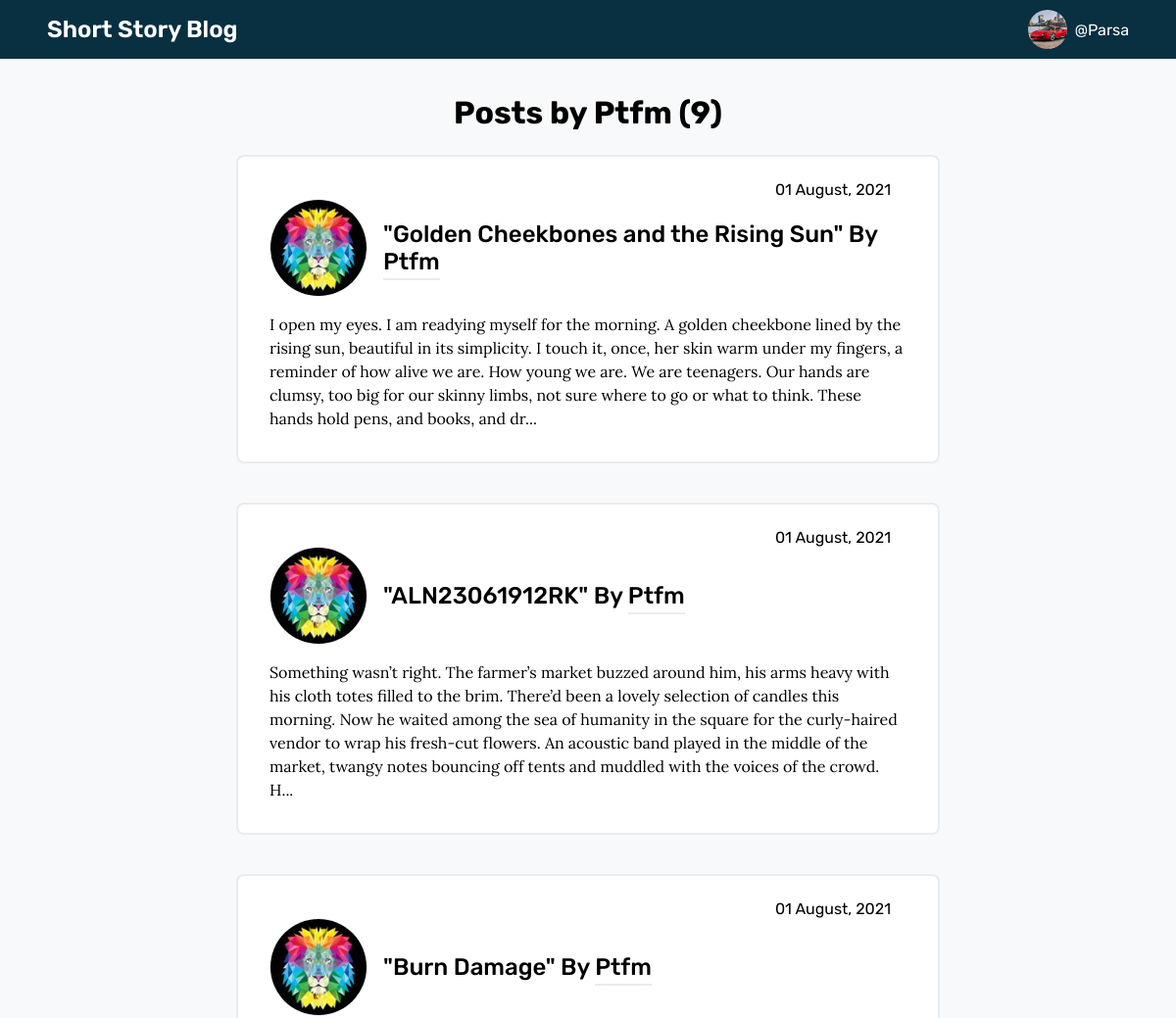
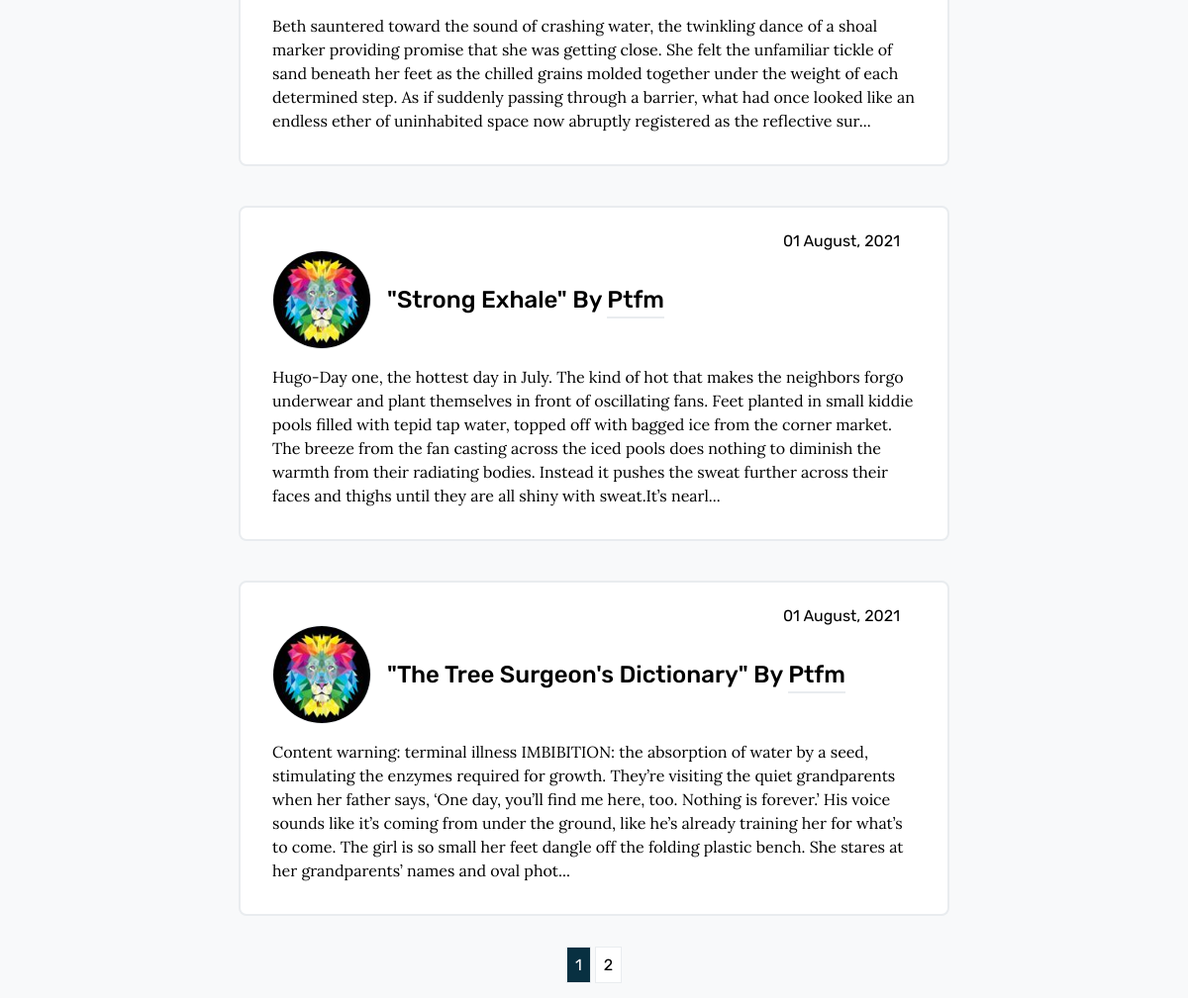
/user/Ptfm (signed in), run on the app's committed database (2 pictures, top to bottom).
### shortstoryblog/models.py (models this page shows, shortened)
class User(db.Model, UserMixin):
    id = db.Column(db.Integer, primary_key=True)
    username = db.Column(db.String(20), unique=True, nullable=False)
    email = db.Column(db.String(120), unique=True, nullable=False)
    image_file = db.Column(db.String(20), nullable=False, default="default.jpg")
    password = db.Column(db.String(60), nullable=False)
    posts = db.relationship("Post", backref="author", lazy=True)

class Post(db.Model):
    id = db.Column(db.Integer, primary_key=True)
    title = db.Column(db.String(100), nullable=False)
    date_posted = db.Column(db.DateTime, nullable=False, default=datetime.utcnow)
    content = db.Column(db.Text, nullable=False)
    user_id = db.Column(db.Integer, db.ForeignKey("user.id"), nullable=False)

### shortstoryblog/users/routes.py (the view)
@users.route("/user/<string:username>")
@login_required
def user_posts(username):
    page = request.args.get("page", 1, type=int)
    user = User.query.filter_by(username=username).first_or_404()
    posts = (
        Post.query.filter_by(author=user)
        .order_by(Post.date_posted.desc())
        .paginate(page=page, per_page=5)
    )
    return render_template("user_posts.html", posts=posts, user=user)

### shortstoryblog/models.py (called while the page is built)
@login_manager.user_loader
def load_user(user_id):
    return User.query.get(int(user_id))

### shortstoryblog/templates/user_posts.html (shortened to what this page needs)
{% extends 'main_layout.html' %}
{% block main_content %}
<div class="card-container">
    <h1 class="mypost-title">Posts by {{ user.username }} ({{ posts.total }})</h1>
    {% for post in posts.items %}
    <div class="card-box">
        <div class="box-top">
            <p>{{post.date_posted.strftime("%d %B, %Y")}}</p>
        </div>
        <div class="box-title">
            <div class="img-holder">
                <img src="{{ url_for('static', filename='profile_pics/' + post.author.image_file) }}"
                    alt="profile picture" />
            </div>
            <h2>"{{post.title}}" By <a
                    href="{{ url_for('users.user_posts', username=post.author.username) }}">{{post.author.username}}</a>
            </h2>
        </div>
        <div class="box-content">
            <p>{{post.content}}</p>
        </div>
    </div>
    {% endfor %}
    <div class="paginate-container">
        {% for page_num in posts.iter_pages(left_edge=1, right_edge=1, left_current=1, right_current=2) %}
        {% if page_num %}
        {% if posts.page == page_num %}
        <a class="btn btn-info mb-4" href="{{ url_for('main.home', page=page_num) }}">{{ page_num }}</a>
        {% else %}
        <a class="btn btn-outline-info mb-4" href="{{ url_for('main.home', page=page_num) }}">{{ page_num }}</a>
        {% endif %}
        {% else %}
        ...
        {% endif %}
        {% endfor %}
    </div>
</div>
{% endblock main_content %}

### shortstoryblog/templates/main_layout.html (shortened to what this page needs)
<!DOCTYPE html>
<html lang="en">
<head>
    <link rel="stylesheet" href="//use.fontawesome.com/releases/v5.0.7/css/all.css">
    <link rel="stylesheet" type="text/css" href="{{ url_for('static', filename='main.css') }}">
</head>
<body>
    <div class="main-container">
        <div class="header">
            <a href="{{ url_for('main.home') }}">
                <h3>Short Story Blog</h3>
            </a>
            <div class="profile-container" onclick="showSubMenu()">
                <div class="profile">
                    <div class="img-holder">
                        <img src="{{ url_for('static', filename='profile_pics/' + current_user.image_file) }}"
                            alt="profile picture" />
                    </div>
                    <p>@{{current_user.username}}</p>
                </div>
            </div>
        </div>
        <div class="body-content">
            {% block main_content %}{% endblock main_content %}
        </div>
    </div>
</body>
</html>

### shortstoryblog/static/main.css (style rules this page uses)
* { margin: 0; padding: 0; box-sizing: border-box; }
html, body { height: 100%; font-family: "Rubik", sans-serif; }
:root { --clr1: #083041; --clr2: #f8f9fa; --clr3: #e9ecef; --danger: #c62d2d; --success: #31c1ef; }
.main-container { background-color: var(--clr2); overflow: auto; }
.main-container .header { position: fixed; z-index: 100; display: flex; justify-content: space-between; align-items: center; width: 100%; background-color: var(--clr1); color: white; padding: 0 3rem; }
.main-container .header a { color: white; text-decoration: none; }
.main-container .header a h3 { font-size: 24px; font-weight: 600; line-height: 2.5; }
.profile-container { display: flex; flex-direction: column; align-items: center; }
.profile-container .profile { display: flex; align-items: center; cursor: pointer; }
.profile-container .profile .img-holder { max-width: 40px; height: 40px; margin-right: 0.5rem; border-radius: 100%; overflow: hidden; }
.profile-container .profile .img-holder img { width: 100%; height: 40px; object-fit: cover; object-position: center; }
.body-content { padding: 6rem 1rem 2rem; height: 100vh; }
.card-container { display: flex; flex-direction: column; align-items: center; justify-content: center; }
.card-container .mypost-title { margin-bottom: 1.5rem; }
.card-container .card-box { background-color: #ffff; border: 2px solid var(--clr3); border-radius: 8px; max-width: calc(750px - 2rem); width: 100%; padding: 1.5rem 2rem 2rem; margin-bottom: 2.5rem; }
.card-container .card-box .box-top { display: flex; align-items: center; justify-content: flex-end; }
.card-container .card-box .box-top p { margin-right: 1rem; }
.card-container .card-box .box-title { display: flex; align-items: center; }
.card-container .card-box .box-title .img-holder { max-width: 100px; height: 100px; margin-right: 1rem; border-radius: 100%; overflow: hidden; border: 1px solid var(--clr3); }
.card-container .card-box .box-title .img-holder img { width: 100%; height: 100px; object-fit: cover; object-position: center; }
.card-container .card-box .box-title h2 { font-weight: 500; }
.card-container .card-box .box-title h2 a { text-decoration: none; color: #000; position: relative; }
.card-container .card-box .box-title h2 a::after { content: ""; position: absolute; left: 0; bottom: -5px; width: 100%; height: 2px; background-color: var(--clr3); }
.card-container .card-box .box-content p { margin-top: 1rem; font-family: "Lora", serif; line-height: 1.5; font-size: 16px; font-weight: 400; }
.card-container .paginate-container { margin-bottom: 1.5rem; }
.card-container .paginate-container a { text-decoration: none; background-color: #fff; color: #000; padding: 0.5rem; border: 1px solid var(--clr3); }
.card-container .paginate-container .btn-info { background-color: var(--clr1); color: #fff; pointer-events: none; }

### data on the page
User: image_file (picture), username "Parsa"
User: username "Ptfm"
Post: date_posted "01 August, 2021", image_file (picture), title "Golden Cheekbones and the Rising Sun", author.username "Ptfm", content "I open my eyes. I am readying myself for the morning. A golden cheekbone lined by the rising sun, beautiful in its simplicity. I touch it, once, her skin warm under my fingers, a reminder of how alive we are. How young we are. We are teenagers. Our hands are clumsy, too big for our skinny limbs, not sure where to go or what to think. These hands hold pens, and books, and dr..."
Post: date_posted "01 August, 2021", image_file (picture), title "ALN23061912RK", author.username "Ptfm", content "Something wasn’t right. The farmer’s market buzzed around him, his arms heavy with his cloth totes filled to the brim. There’d been a lovely selection of candles this morning. Now he waited among the sea of humanity in the square for the curly-haired vendor to wrap his fresh-cut flowers. An acoustic band played in the middle of the market, twangy notes bouncing off tents and muddled with the voices of the crowd. H..."
Post: date_posted "01 August, 2021", image_file (picture), title "Burn Damage", author.username "Ptfm", content "Beth sauntered toward the sound of crashing water, the twinkling dance of a shoal marker providing promise that she was getting close. She felt the unfamiliar tickle of sand beneath her feet as the chilled grains molded together under the weight of each determined step. As if suddenly passing through a barrier, what had once looked like an endless ether of uninhabited space now abruptly registered as the reflective sur..."
Post: date_posted "01 August, 2021", image_file (picture), title "Strong Exhale", author.username "Ptfm", content "Hugo-Day one, the hottest day in July. The kind of hot that makes the neighbors forgo underwear and plant themselves in front of oscillating fans. Feet planted in small kiddie pools filled with tepid tap water, topped off with bagged ice from the corner market. The breeze from the fan casting across the iced pools does nothing to diminish the warmth from their radiating bodies. Instead it pushes the sweat further across their faces and thighs until they are all shiny with sweat.It’s nearl..."
Post: date_posted "01 August, 2021", image_file (picture), title "The Tree Surgeon's Dictionary", author.username "Ptfm", content "Content warning: terminal illness IMBIBITION: the absorption of water by a seed, stimulating the enzymes required for growth. They’re visiting the quiet grandparents when her father says, ‘One day, you’ll find me here, too. Nothing is forever.’ His voice sounds like it’s coming from under the ground, like he’s already training her for what’s to come. The girl is so small her feet dangle off the folding plastic bench. She stares at her grandparents’ names and oval phot..."

### other printed values
{{ posts.total }} "9"
{{ page_num }} "1"
{{ page_num }} "2"
